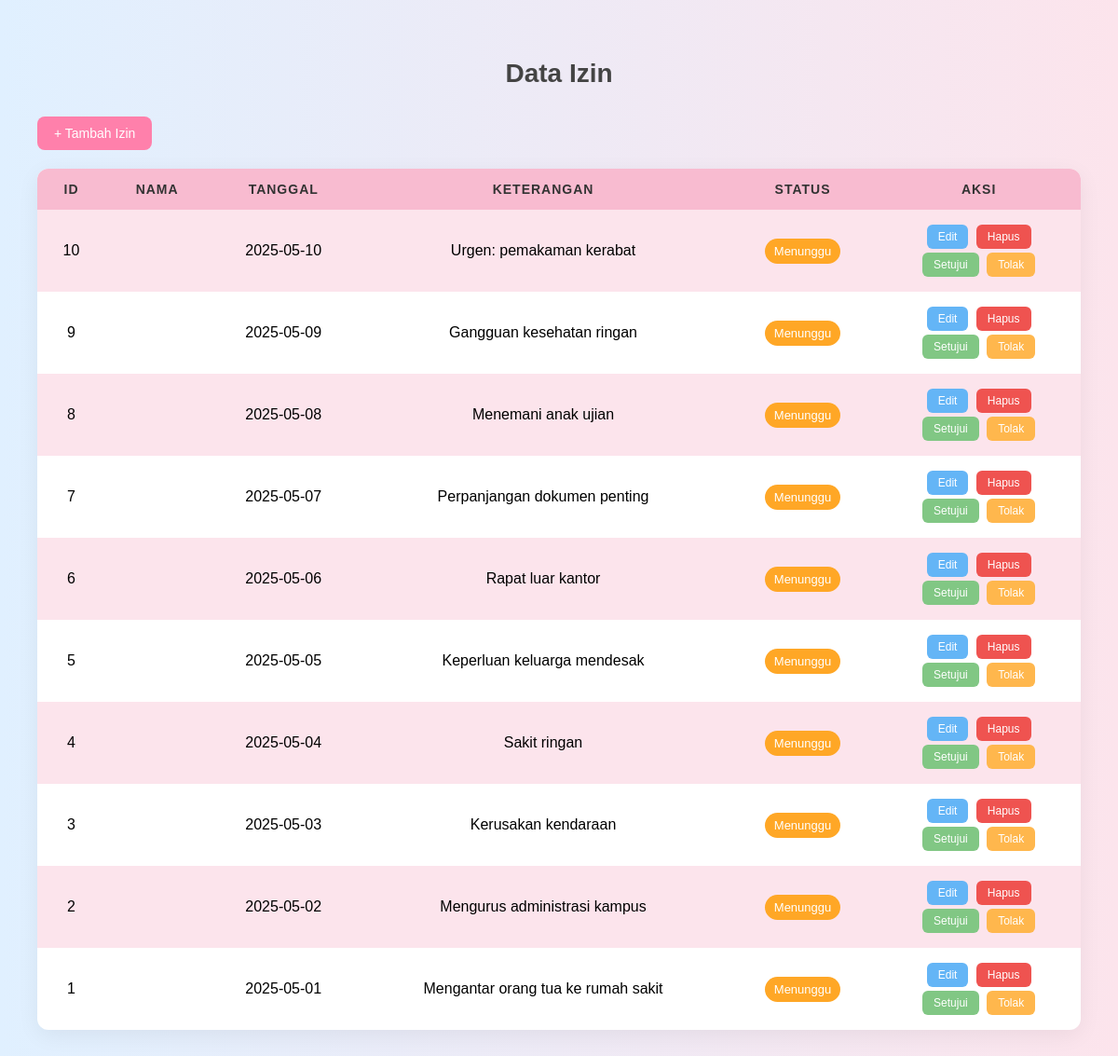
The app's page /izin/indexIzin.php with its own data.
### tables this page shows
CREATE TABLE `izin` (
  `id_izin` int(11) NOT NULL,
  `id_karyawan` int(11) DEFAULT NULL,
  `tanggal` date DEFAULT NULL,
  `keterangan` text DEFAULT NULL,
  `status` varchar(20) DEFAULT NULL
);

### izin/indexIzin.php (the view, shortened to what this page needs)
<!DOCTYPE html>
<html lang="en">
<head>
</head>
<body>
<?php
include '../db.php';
$query = "SELECT i.id_izin, k.nama, i.tanggal, i.keterangan, i.status
          FROM izin i
          LEFT JOIN karyawan k ON i.id_karyawan = k.id_karyawan
          ORDER BY i.tanggal DESC";
$result = mysqli_query($conn, $query);
?>
<h2>Data Izin</h2>
<a href="create.php" class="button">+ Tambah Izin</a>
<table>
  <tr>
    <th>ID</th>
    <th>Nama</th>
    <th>Tanggal</th>
    <th>Keterangan</th>
    <th>Status</th>
    <th>Aksi</th>
  </tr>
  <?php while($row = mysqli_fetch_assoc($result)): ?>
  <tr>
    <td><?= $row['id_izin'] ?></td>
    <td><?= htmlspecialchars($row['nama']) ?></td>
    <td><?= $row['tanggal'] ?></td>
    <td><?= $row['keterangan'] ?></td>
    <td><span class="status <?= $row['status'] ?>"><?= $row['status'] ?></span></td>
    <td>
      <a href="edit.php?id=<?= $row['id_izin'] ?>" class="action-btn edit">Edit</a>
      <a href="delete.php?id=<?= $row['id_izin'] ?>" class="action-btn delete" onclick="return confirm('Yakin ingin hapus?')">Hapus</a>
      <?php if ($row['status'] == 'Menunggu'): ?>
        <br>
        <a href="approve.php?id=<?= $row['id_izin'] ?>" class="action-btn approve">Setujui</a>
        <a href="reject.php?id=<?= $row['id_izin'] ?>" class="action-btn reject" onclick="return confirm('Yakin menolak izin ini?')">Tolak</a>
      <?php endif; ?>
    </td>
  </tr>
  <?php endwhile; ?>
</table>
</body>
</html>

### izin/indexIzin.php (style rules this page uses)
body { font-family: 'Poppins', sans-serif; background: linear-gradient(to right, #e0f0ff, #fce4ec); margin: 0; padding: 40px; }
h2 { text-align: center; color: #444; font-size: 28px; margin-bottom: 30px; }
.button { background-color: #ff80ab; color: white; padding: 10px 18px; border: none; border-radius: 8px; font-size: 14px; cursor: pointer; transition: background 0.3s ease; display: inline-block; text-decoration: none; margin-bottom: 20px; }
table { width: 100%; border-collapse: separate; border-spacing: 0; background-color: #fff; box-shadow: 0 6px 25px rgba(0,0,0,0.06); border-radius: 12px; overflow: hidden; }
th, td { padding: 14px 18px; text-align: center; }
th { background-color: #f8bbd0; color: #333; font-size: 14px; text-transform: uppercase; letter-spacing: 1px; }
tr:nth-child(even) { background-color: #fce4ec; }
.action-btn { font-size: 12px; padding: 6px 12px; border: none; border-radius: 6px; color: white; margin: 2px; cursor: pointer; text-decoration: none; display: inline-block; }
.edit { background-color: #64b5f6; }
.delete { background-color: #ef5350; }
.approve { background-color: #81c784; }
.reject { background-color: #ffb74d; }
.status { padding: 6px 10px; border-radius: 20px; font-size: 13px; font-weight: 500; color: white; display: inline-block; }
.Menunggu { background-color: #ffa726; }

### records on screen
izin: id_izin "10", tanggal "2025-05-10", keterangan "Urgen: pemakaman kerabat", status "Menunggu"
izin: id_izin "9", tanggal "2025-05-09", keterangan "Gangguan kesehatan ringan", status "Menunggu"
izin: id_izin "8", tanggal "2025-05-08", keterangan "Menemani anak ujian", status "Menunggu"
izin: id_izin "7", tanggal "2025-05-07", keterangan "Perpanjangan dokumen penting", status "Menunggu"
izin: id_izin "6", tanggal "2025-05-06", keterangan "Rapat luar kantor", status "Menunggu"
izin: id_izin "5", tanggal "2025-05-05", keterangan "Keperluan keluarga mendesak", status "Menunggu"
izin: id_izin "4", tanggal "2025-05-04", keterangan "Sakit ringan", status "Menunggu"
izin: id_izin "3", tanggal "2025-05-03", keterangan "Kerusakan kendaraan", status "Menunggu"
izin: id_izin "2", tanggal "2025-05-02", keterangan "Mengurus administrasi kampus", status "Menunggu"
izin: id_izin "1", tanggal "2025-05-01", keterangan "Mengantar orang tua ke rumah sakit", status "Menunggu"
